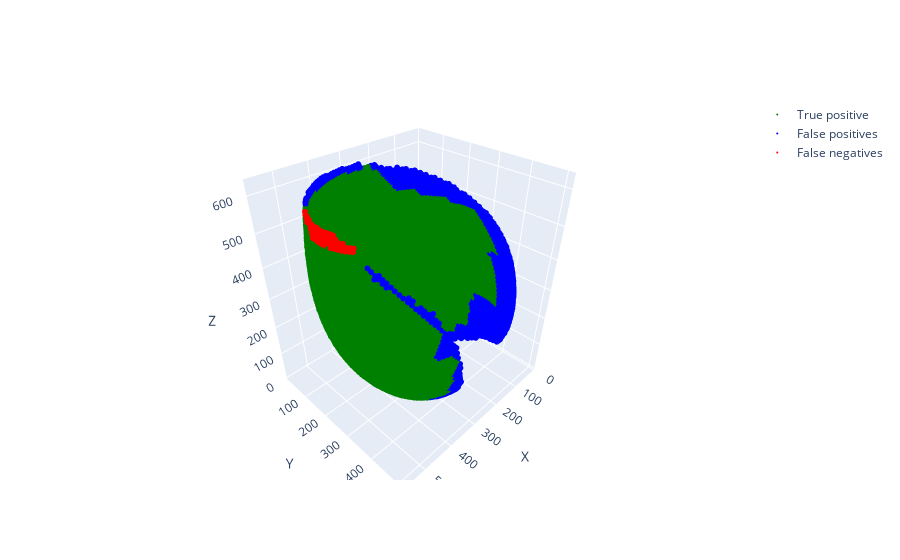

The notebook cell saved with this chart:
### Code cell
import pandas as pd
import pickle
import os
from openpyxl import load_workbook
from openpyxl.drawing.image import Image

# List to hold the grouped table rows
grouped_table_data = []

# Group by 'config_path' and calculate the mean for relevant columns
mean_metrics = best_df.groupby('config_path').agg({
    'num_tps': 'mean',
    'num_fps': 'mean',
    'num_fns': 'mean',
    'precision': 'mean',
    'recall': 'mean',
    'f1': 'mean'
}).reset_index()

# Add the best plot for each config_path
for config_path, group in best_df.groupby('config_path'):
    # Find the row with the highest 'f1' in this group
    best_row = group.loc[group['f1'].idxmax()]
    
    with open(best_row['pickle'], 'rb') as file:
        data = pickle.load(file)

    # Ensure the data has only one dictionary
    assert len(data) == 1, 'there should only be one dictionary in each pickle'
    data = data[0]

    # Create the plot using Plotly
    fig = plot(
        data['tps'],
        data['fps'],
        data['fns'],
        colors=['green', 'blue', 'red'],
        labels=['True positive', 'False positives', 'False negatives'],
        backend='plotly'
    )

    # Save the plot as an image
    image_filename = os.path.abspath(f"./analysis_output/plot_{config_path.replace('/', '_')}.png")
    pio.write_image(fig, image_filename, format='png')

    # Add to grouped table data
    grouped_table_data.append({
        'Config Path': config_path,
        'Mean TPS': mean_metrics.loc[mean_metrics['config_path'] == config_path, 'num_tps'].values[0],
        'Mean FPS': mean_metrics.loc[mean_metrics['config_path'] == config_path, 'num_fps'].values[0],
        'Mean FNS': mean_metrics.loc[mean_metrics['config_path'] == config_path, 'num_fns'].values[0],
        'Mean Precision': mean_metrics.loc[mean_metrics['config_path'] == config_path, 'precision'].values[0],
        'Mean Recall': mean_metrics.loc[mean_metrics['config_path'] == config_path, 'recall'].values[0],
        'Mean F1': mean_metrics.loc[mean_metrics['config_path'] == config_path, 'f1'].values[0],
        'Best Plot': image_filename
    })

# Create a DataFrame from the grouped data
grouped_table_df = pd.DataFrame(grouped_table_data)

# Save to an Excel file and embed the best image for each config_path
excel_filename = "grouped_best_models_table.xlsx"
grouped_table_df.drop(columns=["Best Plot"], inplace=False).to_excel(excel_filename, sheet_name='Grouped Best Models', index=False)

# Load workbook to insert images
workbook = load_workbook(excel_filename)
worksheet = workbook['Grouped Best Models']

for i, row in enumerate(grouped_table_df.itertuples(index=False), start=2):  # Start from row 2 in Excel
    # Access 'Best Plot' using row._asdict()
    image_filename = row._asdict()['Best Plot']
    if os.path.exists(image_filename):
        img = Image(image_filename)
        img.height = 150  # Resize image if necessary
        img.width = 150
        cell = f'H{i}'  # Column H corresponds to "Best Plot"
        worksheet.add_image(img, cell)

# Save the workbook
workbook.save(excel_filename)

### Figure 1 — Plotly figure (JSON) as saved in the notebook; plotly's stock layout.template omitted (floating-point values rounded to 4 significant figures; data arrays with more than 128 entries replaced by an {"elided": "..."} marker saying what was removed)
{"data": [{"marker": {"color": "green", "size": 2}, "mode": "markers", "name": "True positive", "type": "scatter3d", "x": {"elided": "5181 int values"}, "y": {"elided": "5181 int values"}, "z": {"elided": "5181 int values"}}, {"marker": {"color": "blue", "size": 2}, "mode": "markers", "name": "False positives", "type": "scatter3d", "x": {"elided": "1230 int values"}, "y": {"elided": "1230 int values"}, "z": {"elided": "1230 int values"}}, {"marker": {"color": "red", "size": 2}, "mode": "markers", "name": "False negatives", "type": "scatter3d", "x": [367, 368, 542, 540, 545, 543, 549, 546, 551, 550, 548, 553, 552, 551, 554, 554, 554, 553, 557, 554, 554, 554, 553, 557, 555, 555, 554, 557, 557, 556, 556, 555, 557, 557, 557, 556, 556, 557, 557, 557, 556, 556, 555, 557, 557, 555, 556, 554, 554, 554, 554, 554, 553, 553, 553, 553, 553, 550, 550, 551, 552, 548, 549, 549, 545, 547, 542, 542, 538, 539, 539, 535, 536, 533, 528], "y": [380, 375, 350, 351, 343, 343, 333, 335, 323, 325, 327, 314, 315, 318, 305, 307, 309, 311, 296, 297, 300, 303, 304, 289, 292, 293, 296, 276, 280, 281, 284, 286, 266, 270, 273, 276, 278, 257, 260, 263, 266, 268, 247, 250, 253, 256, 259, 237, 239, 243, 246, 249, 227, 230, 233, 236, 240, 221, 224, 228, 231, 215, 217, 221, 209, 212, 200, 203, 188, 192, 194, 183, 186, 177, 169], "z": [51, 50, 580, 588, 579, 587, 577, 585, 576, 584, 592, 575, 583, 591, 574, 581, 590, 597, 573, 581, 589, 597, 604, 580, 588, 596, 604, 571, 578, 587, 595, 603, 570, 579, 587, 595, 602, 570, 578, 585, 593, 601, 569, 577, 585, 593, 601, 569, 576, 585, 592, 601, 568, 577, 584, 591, 599, 576, 584, 592, 599, 584, 592, 598, 592, 598, 591, 599, 584, 591, 599, 592, 600, 598, 601]}], "layout": {"autosize": true, "scene": {"aspectmode": "auto", "aspectratio": {"x": 0.9963, "y": 0.8954, "z": 1.121}, "xaxis": {"title": {"text": "X"}, "type": "linear"}, "yaxis": {"title": {"text": "Y"}, "type": "linear"}, "zaxis": {"title": {"text": "Z"}, "type": "linear"}}}}
